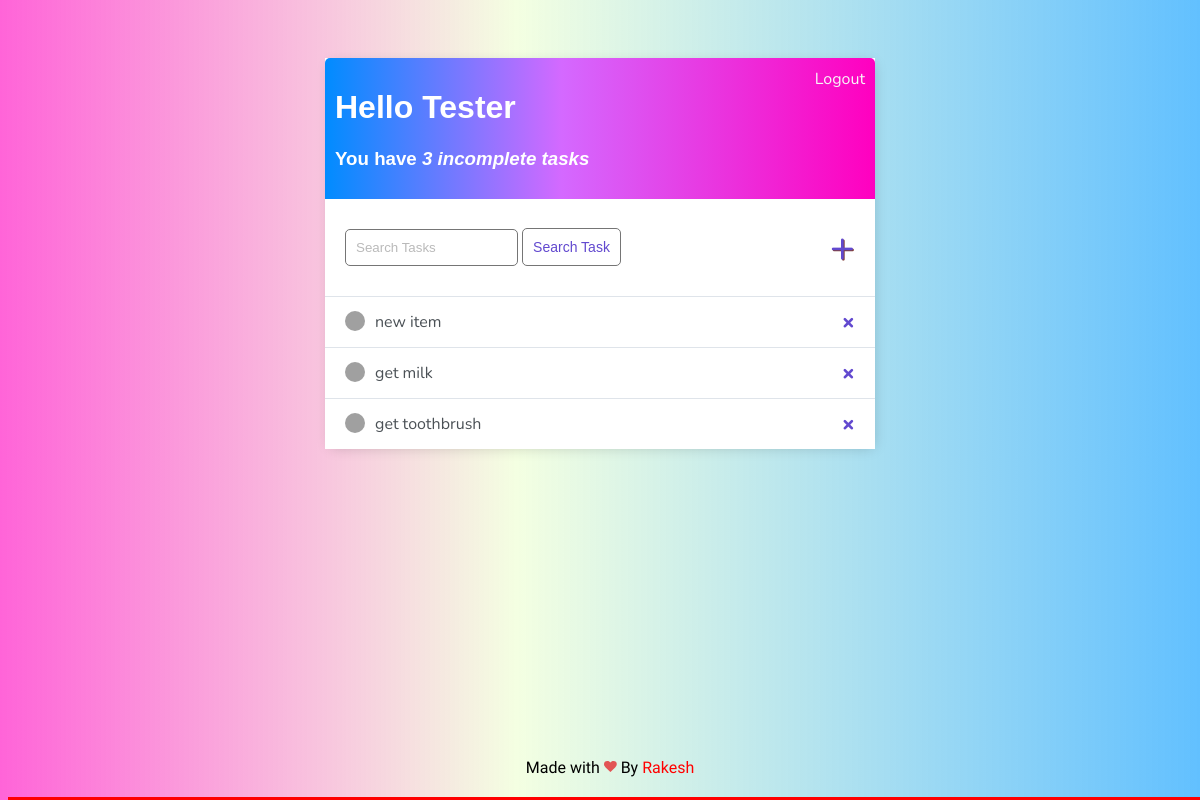
Screenshot of / (signed in) with the database file from the repository.
### todo/models.py (models this page shows)
class Task(models.Model):
    user = models.ForeignKey(User, on_delete=models.CASCADE, null= True, blank=True)
    title = models.CharField(max_length=200, null=True)
    description = models.TextField(null=True, blank=True)
    complete = models.BooleanField(default=False)
    createdAt = models.DateTimeField(auto_now_add=True)
    def __str__(self):
        return self.title
    class Meta:
        ordering = ['complete']

### todo/views.py (the view)
# urls.py: path('', TaskList.as_view(), name="task"),
class TaskList(LoginRequiredMixin, ListView):
    model = Task
    context_object_name = "tasks"
    def get_context_data(self, **kwargs):
            context = super().get_context_data(**kwargs)
            context['tasks'] = context['tasks'].filter(user = self.request.user)
            context['count'] = context['tasks'].filter(complete=False).count()
            search_input = self.request.GET.get('search_text') or ''
            if search_input:
                context['tasks'] = context['tasks'].filter(title__icontains=search_input)
                context['search_input'] = search_input
            return context

### todo/templates/todo/task_list.html
{% extends 'todo/main.html' %}
{% block content %}
<div class="header-bar">
    <div>
        <h1>Hello {{ request.user|title }}</h1>
        <h3>You have <i>{{ count }} incomplete task{{ count|pluralize:'s' }}</i></h3>
    </div>
    {% if request.user.is_authenticated %}
    <a href="{% url 'logout' %}">Logout</a>
    {% else %}
    <a href="{% url 'login' %}">Login</a>
{% endif %}
</div>
<div id="search-add-wrapper">
    <form action="" method="get">
        <input type="text" name="search-area" placeholder="Search Tasks ">
        <input class="button" type="submit" value="Search Task">
    </form>
    <a id="add-link" href="{% url 'task-create' %}">&#x2b;</a>
</div>
<div class="card-bdy">
<div class="task-items-wrapper">
    {% for task in tasks %}
    <div class="task-wrapper">
        {% if task.complete %}
        <div class="task-title">
            <div class="task-complete-icon"></div>
            <i><s><a href="{% url 'task-update' task.id%}">{{ task }}</a></s></i>
        </div>
        <a class="delete-link" href="{% url 'task-delete' task.id %}">&#215;</a>
        {% else %}
        <div class="task-title">
            <div class="task-incomplete-icon"></div>
            <a href="{% url 'task-update' task.id%}">{{ task }}</a>
        </div>
        <a class="delete-link" href="{% url 'task-delete' task.id %}">&#215;</a>
        {% endif %}
    </div>
    {% empty %}
    <small><p style="color:Tomato;">Your task list is empty !!!</p></small>
    {% endfor %}
</div>
</div>
{% endblock content %}

### todo/templates/todo/main.html (style rules this page uses)
body { background: linear-gradient(90deg, #ff00bf9b 0%, #c6ff6932 43%, #0099ff9d 100%); font-family: 'Nunito', sans-serif; padding-top: 50px; }
.header-bar { display: flex; justify-content: space-between; color: #fff; padding: 10px; border-radius: 5px 5px 0 0; background: linear-gradient(90deg, #008cff 0%, #d469ff 43%, #ff00bf 100%); }
h1, h2, h3, h4, h5, h6 { font-family: 'Raleway', sans-serif; }
.task-wrapper { display: flex; align-items: center; justify-content: space-between; background-color: #fff; border-top: 1px solid #dfe4ea; overflow: hidden; transition: height 0.3s ease; height: 50px; }
.task-title { display: flex; padding: 20px; }
.task-title a { text-decoration: none; color: #4b5156; margin-left: 10px; }
.task-incomplete-icon { height: 20px; width: 20px; background-color: rgb(160, 160, 160); border-radius: 50%; }
.delete-link { text-decoration: none; font-weight: 900; color: #6249cf; font-size: 22px; line-height: 0; padding: 20px 20px; transition: all 0.3s ease; }
.header-bar a { text-decoration: none; color: rgb(247, 247, 247); transition: all 0.3s ease; }
#search-add-wrapper { display: flex; justify-content: space-between; align-items: center; padding: 20px; }
input[type=text], input[type=password], textarea { border: 1px solid #757575; border-radius: 5px; padding: 10px; width: 50%; }
::placeholder { font-weight: 300; opacity: 0.5; }
.button { border: 1px solid #757575; background-color: #FFF; color: #6249cf; padding: 10px; font-size: 14px; border-radius: 5px; cursor: pointer; transition: all 0.3s ease; }
#add-link { color: #6249cf; text-decoration: none; font-size: 42px; text-shadow: 1px 1px #81413b; transition: all 0.3s ease; }

### rows the page displays
Task: title "new item"
Task: title "get milk"
Task: title "get toothbrush"

### other values shown
{{ request.user|title }} "Tester"
{{ count }} "3"
